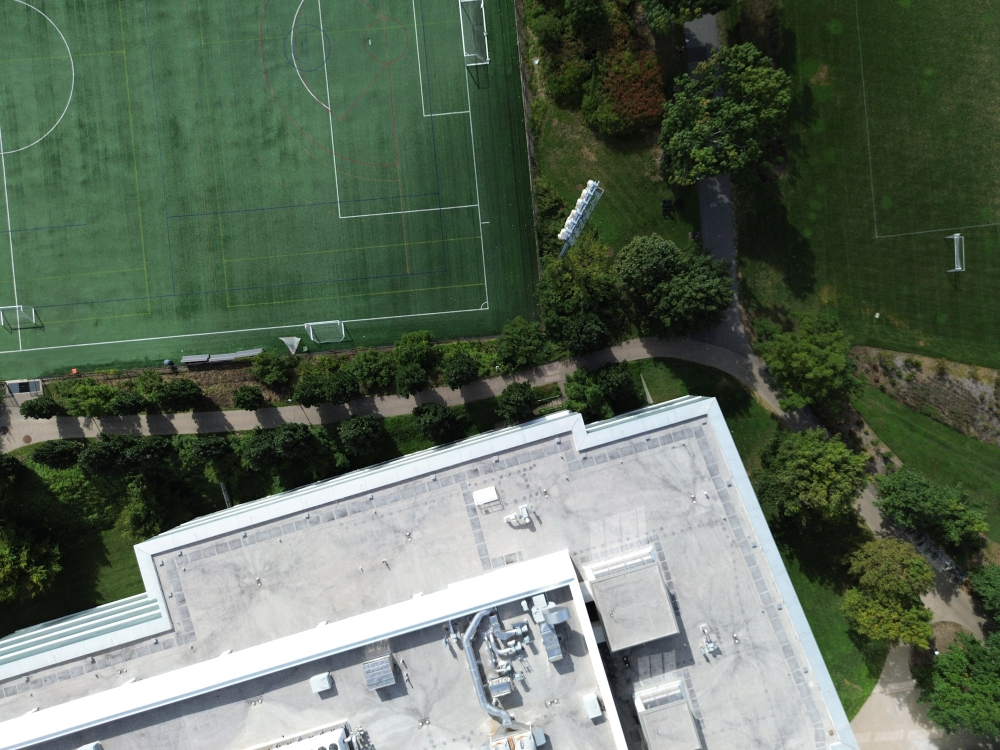
#> input picture P03b/data/photo_a.jpg, 2000 x 1500 px (shown at 1/2 size)
$ jupyter execute --allow-errors 03b_03_from_matches_to_tracks.ipynb
#> lines starting #> are read from the running program, lines starting #| are printed output that depends on the picture
# 03b-03 - From Matches to Tracks

03b-02 ended with one photograph full of features, each with a position, a scale, a direction and 128 numbers that describe the patch around it. A feature on its own places nothing. The second half of the lecture's tie points box is to find the same ground point in the other photographs, and the software did it in three moves. It matched descriptors between two photographs and kept a match only when the nearest neighbour was clearly better than the second nearest, which is Lowe's ratio test. It asked whether the matches of a pair agree on one camera motion, written as the fundamental matrix, and threw out the ones that did not, which is RANSAC. And it joined the surviving pairwise matches across every photograph into tracks, each track one ground point seen in several photographs, which is a union find.

This notebook does all three by hand on the flight's own data. We take the pair of photographs the kit pins, match their descriptors ourselves and count what the ratio test keeps, fit the fundamental matrix with the eight-point algorithm inside RANSAC and count what the geometry keeps, and draw the epipolar lines that the dense matching of 03b-05 will search along. Then we step back to every pair of the flight as the software recorded it, and forward to the eight-photograph neighbourhood around our photograph, whose matches we join into tracks and set, length by length, beside the tracks the software built. Everything the adjustment of 03b-04 stands on is counted here.

This notebook reads the flight named in `data/flight.json`, and was written on the pre-flight of 17 September 2026. Before you run anything, choose *File*, then *Save As*, and give the copy a name with `-mywork` in it, so that next week's pull never collides with your work.

[cell 1]
import json
import math

import numpy as np
import pandas as pd
from PIL import Image
import matplotlib.pyplot as plt
from matplotlib.collections import LineCollection
import seaborn as sns

plt.style.use('default')
sns.set_style("whitegrid")
plt.rcParams["figure.dpi"] = 72

flight = json.load(open("data/flight.json"))
#> (reads P03b/data/flight.json from the repository)
choices = flight["p03b"]
reference = json.load(open("data/ground_truth.json"))["p03b"]
#> (reads P03b/data/ground_truth.json from the repository)
print(f"this notebook reads the flight {flight['label']} of {flight['date']}: {flight['aircraft']} at {flight['altitude_agl_m']} m, {flight['n_photos']} photographs, processed with {flight['processing']['software']}")

## The pair

The kit pins one pair of photographs for every flight by a rule that `flight.json` records and the cell prints. photo_a is the photograph that sees the pinned window best, and photo_b is its strongest match partner beyond a minimum baseline, because two photographs taken from nearly the same spot match beautifully and measure nothing. The distance between the two camera centres is the baseline, and it decides everything about the pair, how far a point on the ground shifts between the two pictures and along which direction. The software's reconstruction holds both cameras, so we recover the centres from the rotation and translation it wrote, minus R transposed times t, and read the baseline off them. Then we express the baseline in photo_a's own axes, where u runs across the picture and v down it. That direction is the direction of the epipolar lines, which we draw further down:

[cell 2]
block = np.load("data/block.npz")
#> (reads P03b/data/block.npz from the repository)
names = [str(n) for n in block["names"]]
camera = json.loads(str(block["camera"]))
photo_a = np.asarray(Image.open("data/photo_a.jpg")); photo_b = np.asarray(Image.open("data/photo_b.jpg"))
#> further down, photo_a is the input picture: shape (1500, 2000, 3); mean R, G, B 93.4, 107.2, 91.1
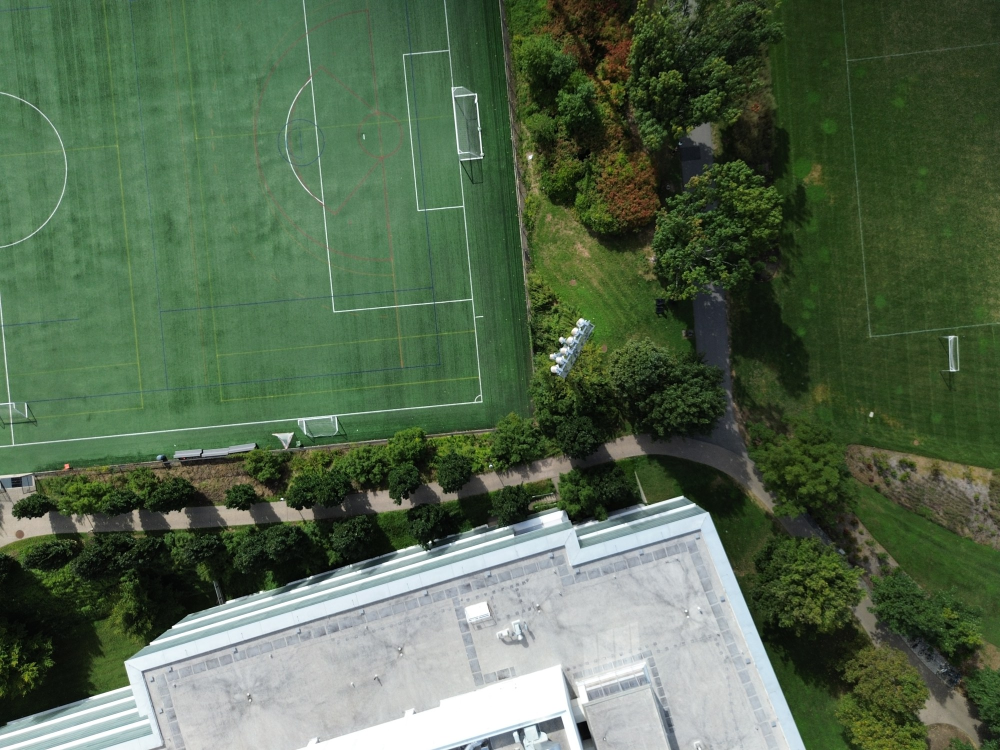
#> input picture P03b/data/photo_b.jpg, 2000 x 1500 px (shown at 1/2 size)
#> further down, photo_b is the input picture: shape (1500, 2000, 3); mean R, G, B 84.1, 103.9, 78.3
sample_h, sample_w = photo_a.shape[:2]                                     # the kit's sample size, always read from the image itself
name_a, name_b = choices["pair"]["a"], choices["pair"]["b"]
index_a, index_b = names.index(name_a), names.index(name_b)

def rodrigues(axis_angle):
    '''The rotation matrix of an axis angle vector, the form the software writes its rotations in.'''
    axis_angle = np.asarray(axis_angle, dtype=float); theta = float(np.linalg.norm(axis_angle))
    if theta < 1e-12:
        return np.eye(3)
    k = axis_angle / theta; K = np.array([[0.0, -k[2], k[1]], [k[2], 0.0, -k[0]], [-k[1], k[0], 0.0]])
    return np.eye(3) + math.sin(theta) * K + (1.0 - math.cos(theta)) * K @ K

def camera_centre(rotation, translation):
    '''Where the lens was, minus R transposed times t.'''
    return -rodrigues(rotation).T @ np.asarray(translation, dtype=float)

centre_a = camera_centre(block["rotation_map"][index_a], block["translation_map"][index_a])
centre_b = camera_centre(block["rotation_map"][index_b], block["translation_map"][index_b])
baseline = centre_b - centre_a
in_camera_a = rodrigues(block["rotation_map"][index_a]) @ baseline          # the baseline in photo_a's own axes, x across, y down, z forward
direction_deg = math.degrees(math.atan2(in_camera_a[1], in_camera_a[0]))
height_over_window = centre_a[2] - choices["window"]["surface_median_m"]
print(f"the pair             {name_a} and {name_b}, chosen as {choices['pair']['rule']}")
print(f"the samples          {sample_w} by {sample_h} pixels, from frames of {camera['width']} by {camera['height']}")
#| the samples          2000 by 1500 pixels, from frames of 4000 by 3000
print(f"camera centres       a at {centre_a[0]:.1f}, {centre_a[1]:.1f}, {centre_a[2]:.1f} m and b at {centre_b[0]:.1f}, {centre_b[1]:.1f}, {centre_b[2]:.1f} m, in the map frame minus the offset")
print(f"baseline             {np.linalg.norm(baseline):.2f} m   reference {reference['pair']['baseline_m']}")
print(f"base over height     {np.linalg.norm(baseline) / height_over_window:.3f}, the camera standing {height_over_window:.1f} m over the window's surface")
print(f"epipolar direction   {direction_deg:.1f} degrees from the u axis of photo_a, positive toward v   reference {reference['pair']['epipolar_direction_deg_from_u']}")

fig, axes = plt.subplots(1, 2, figsize=(14, 4.4))
for ax, image, name, letter in zip(axes, (photo_a, photo_b), (name_a, name_b), "ab"):
    ax.imshow(image); ax.set_title(f"photo_{letter}, {name}, {flight['label']}", fontsize=11); ax.set_xticks([]); ax.set_yticks([])
#> this loop made 2 passes
#> (name, letter) on passes 1 to 2: ('DJI_0823.JPG', 'a'), ('DJI_0822.JPG', 'b')
fig.tight_layout()
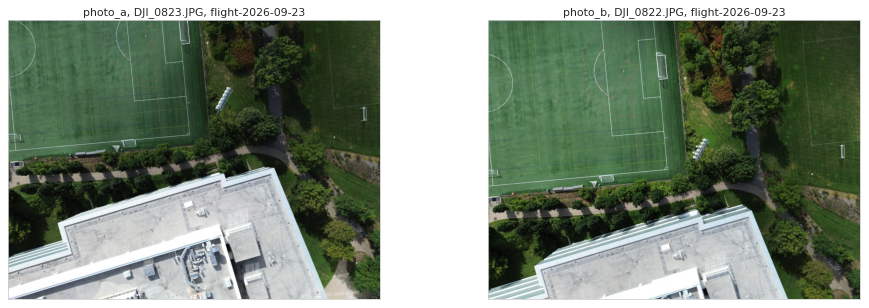
#> figure drawn by matplotlib, 2 panels

Read the baseline first and hold it against the height on the line below it. Their ratio, base over height, is what the photogrammetry texts call the base-height ratio, and it sets the parallax of the pair. A small ratio means the two pictures look nearly alike and heights come out poorly, a large one means strong parallax and fewer features in common, and aerial blocks live at a few tenths. Then read the direction. The baseline expressed in photo_a's axes has almost no forward component, since the two cameras flew at one height, so it lies in the picture plane, and the angle printed is the angle at which every epipolar line will cross photo_b. A level nadir pair has lines that run along the direction the aircraft moved between the two exposures, tilted by however much the camera's heading differed from that direction.

Look at the two photographs with that in mind. The same paths, crowns and roofs appear in both, shifted mostly along that one direction, and everything that follows is a machine for finding those shifts one feature at a time.

## Matching by descriptor, with the ratio test

Every feature of photo_a carries 128 numbers, and so does every feature of photo_b. The plain idea is to pair each feature of a with the feature of b whose descriptor is nearest in Euclidean distance, and the plain idea fails for a reason a mown lawn makes obvious. A feature with no true partner still has a nearest neighbour, just a meaningless one. Lowe's ratio test repairs it. For each feature we find the two nearest descriptors in the other photograph and keep the match only if the nearest is closer than a fixed fraction of the second nearest, since a real match beats every impostor clearly while a false one is one impostor among many. The squared distance between two descriptors is the sum of their squared norms less twice their dot product, so one matrix product gives every distance at once, a thousand rows at a time, and `argpartition` picks the two smallest per row without sorting the rest. The software used the same test at 0.8, and so do we:

[cell 3]
features = np.load("data/features_pair.npz")
#> (reads P03b/data/features_pair.npz from the repository)
points_a, points_b = features["points_a"], features["points_b"]
descriptors_a, descriptors_b = features["descriptors_a"], features["descriptors_b"]
print(f"{features['name_a']} has {len(points_a)} features and {features['name_b']} has {len(points_b)}, each described by {descriptors_a.shape[1]} numbers")

def feature_pixels(points, width, height):
    '''The feature file's normalised x and y as pixels of an image of the given size.'''
    size = max(width, height)
    return points[:, 0] * size + width / 2.0 - 0.5, points[:, 1] * size + height / 2.0 - 0.5

def two_nearest(descriptors_from, descriptors_to, chunk=1000):
    '''For every descriptor of one photograph, its nearest descriptor in the other and the ratio of the nearest distance to the second nearest.'''
#> called with descriptors_to = array of shape (4418, 128), chunk = 1000
    a = np.asarray(descriptors_from, dtype=np.float32); b = np.asarray(descriptors_to, dtype=np.float32)
    bb = (b * b).sum(axis=1)
    nearest, ratios = [], []
    for start in range(0, len(a), chunk):                                  # a thousand rows at a time keeps the distance matrix small
        part = a[start:start + chunk]
        squared = (part * part).sum(axis=1)[:, None] + bb[None, :] - 2.0 * part @ b.T     # every squared distance of the chunk at once
        two = np.argpartition(squared, 1, axis=1)[:, :2]                   # the two smallest per row, in no particular order
        distances = np.take_along_axis(squared, two, axis=1)
        first = np.argmin(distances, axis=1); rows = np.arange(len(part))
        best, second = distances[rows, first], distances[rows, 1 - first]
        nearest.append(two[rows, first]); ratios.append(np.sqrt(np.maximum(best, 0) / np.maximum(second, 1e-12)))
    return np.concatenate(nearest), np.concatenate(ratios)

RATIO = 0.8
nearest, ratios = two_nearest(descriptors_a, descriptors_b)
passed = ratios < RATIO
candidates_a, candidates_b = np.nonzero(passed)[0], nearest[passed]
print(f"ratio test at {RATIO}    {passed.sum()} candidates from the {len(points_a)} features of photo_a, {passed.mean():.1%}   reference {reference['pair']['ratio_0_8']['candidates']}")

pixels_a = np.column_stack(feature_pixels(points_a[candidates_a], sample_w, sample_h))
pixels_b = np.column_stack(feature_pixels(points_b[candidates_b], sample_w, sample_h))
gap = 40                                                                   # the two samples side by side on one canvas, a white strip between them
canvas = np.full((sample_h, 2 * sample_w + gap, 3), 255, dtype=np.uint8)
canvas[:, :sample_w] = photo_a; canvas[:, sample_w + gap:] = photo_b
#> after `canvas[:, :sample_w] = photo_a`:
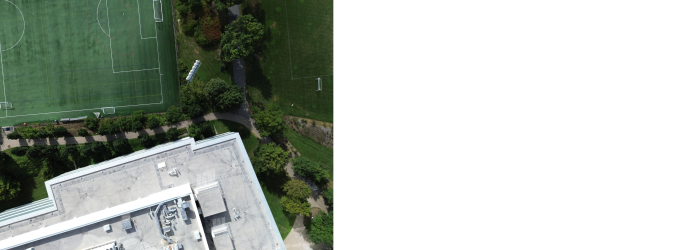
#> canvas: shape (1500, 4040, 3) (shown at 1/6 size); mean R, G, B 175, 181.8, 173.8
#> after `canvas[:, sample_w + gap:] = photo_b`:
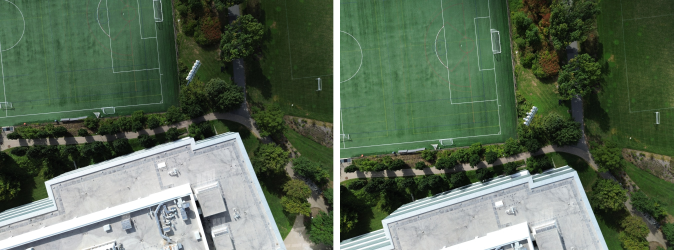
#> canvas: shape (1500, 4040, 3) (shown at 1/6 size); mean R, G, B 90.4, 107, 86.4
rng = np.random.default_rng(20260930)
shown = rng.choice(len(candidates_a), min(150, len(candidates_a)), replace=False)
segments = [[(pixels_a[i, 0], pixels_a[i, 1]), (pixels_b[i, 0] + sample_w + gap, pixels_b[i, 1])] for i in shown]

fig, ax = plt.subplots(figsize=(14, 4.6))
ax.imshow(canvas)
lines = LineCollection(segments, array=ratios[candidates_a][shown], cmap="viridis", linewidths=0.9)
ax.add_collection(lines); fig.colorbar(lines, ax=ax, shrink=0.8, label="nearest distance over second nearest")
ax.set_title(f"{len(shown)} of the candidates between photo_a and photo_b, {flight['label']}", fontsize=11); ax.set_xticks([]); ax.set_yticks([])
fig.tight_layout()

fig, ax = plt.subplots(figsize=(9, 3.6))
ax.hist(ratios, bins=50, range=(0, 1), color="0.55")
ax.axvline(RATIO, color="crimson", linestyle="--", label=f"the ratio test at {RATIO}")
ax.set_xlabel("nearest distance over second nearest, for every feature of photo_a"); ax.set_ylabel("features"); ax.legend(loc="upper left")
fig.tight_layout()
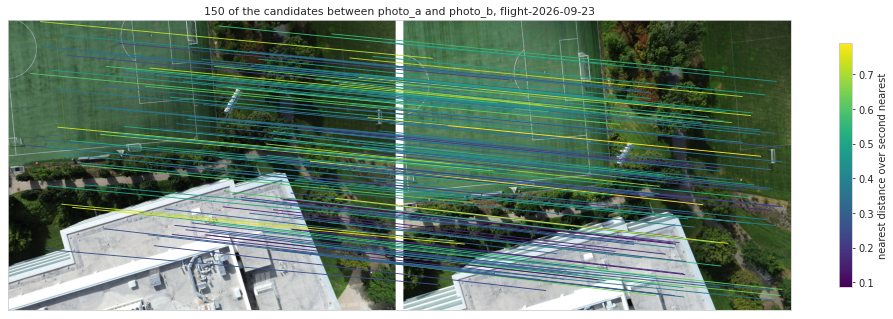
#> figure drawn by matplotlib, 2 panels
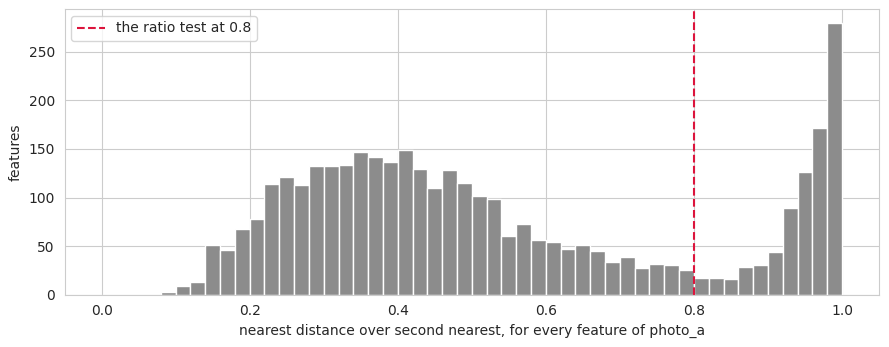
#> figure drawn by matplotlib, 1 panel; tallest bar 280 high, from x = 0.98 to 1
#> (the rest of the program and of its run is left out)
